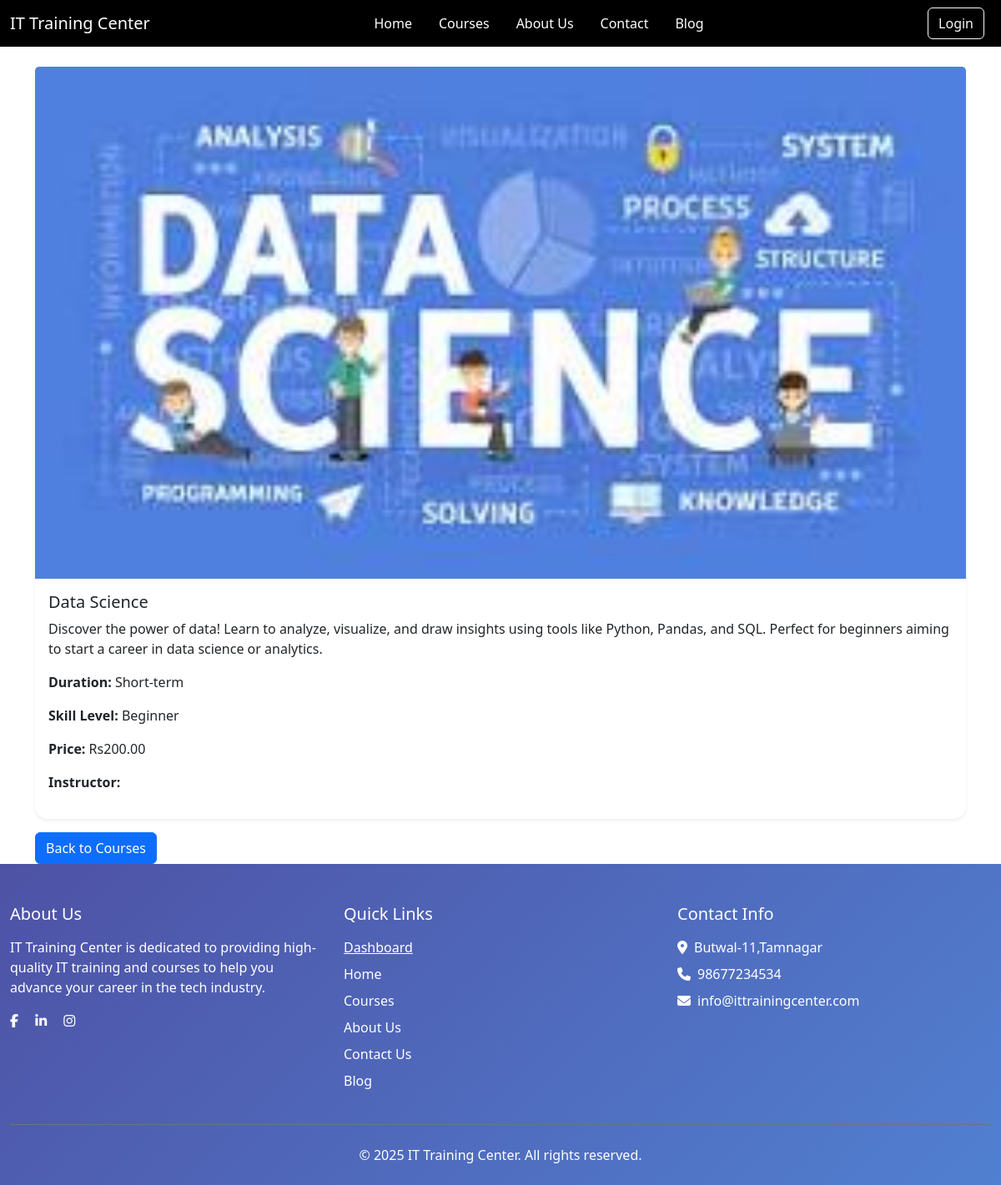
Before: /instructor/view_course/4 with the older database file.
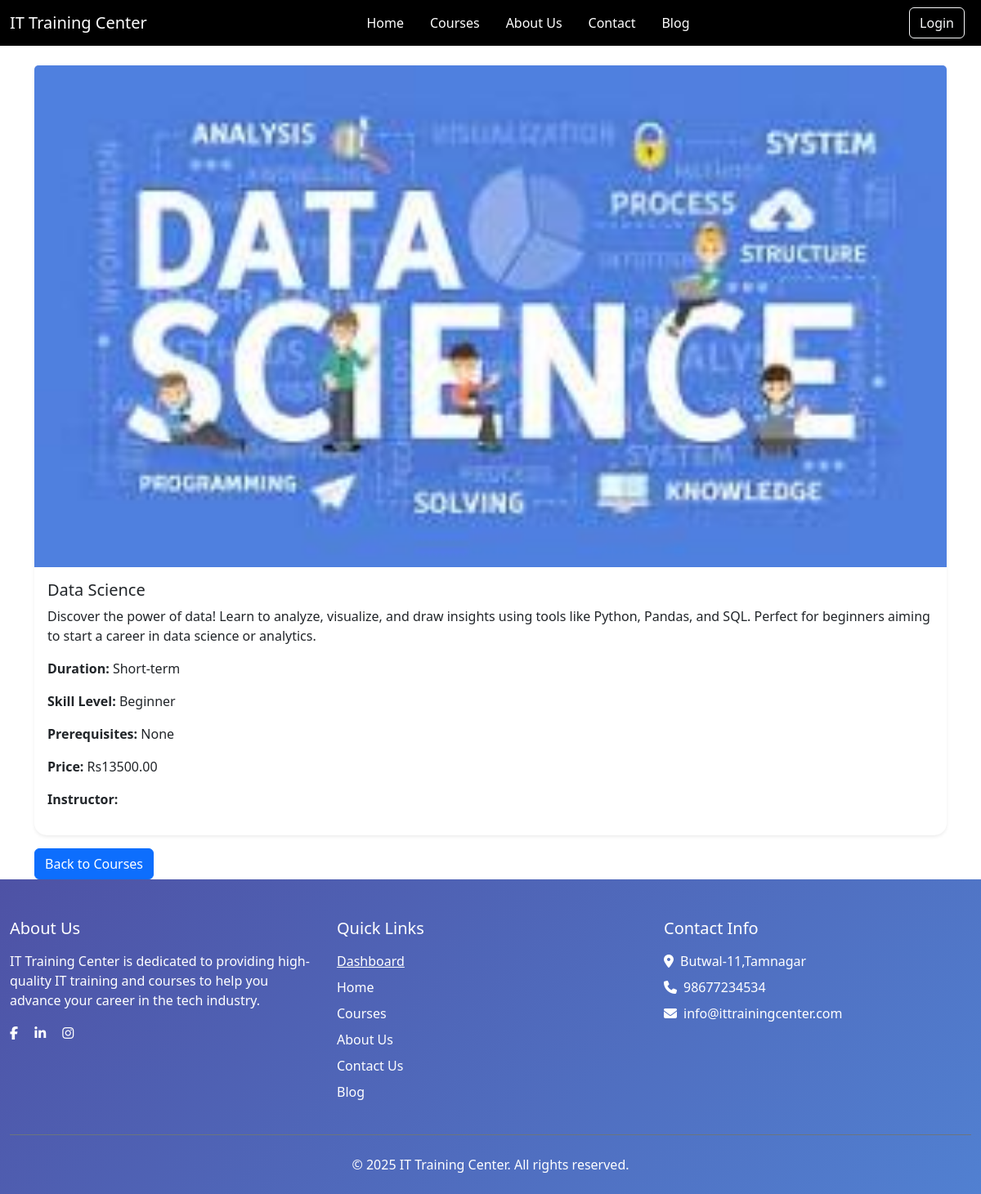
After: the same page with the newer database file.
### myapp/models.py (models this page shows, shortened)
class Course(models.Model):
    SKILL_LEVEL_CHOICES = [
        ('beginner', 'Beginner'),
        ('intermediate', 'Intermediate'),
        ('advanced', 'Advanced'),
    ]
    DURATION_CHOICES = [
        ('short-term', 'Short-term'),
        ('long-term', 'Long-term'),
    ]
    instructor = models.ForeignKey(
    settings.AUTH_USER_MODEL,
    on_delete=models.CASCADE,
    null=True,
    blank=True,
    related_name='courses'
)
    title = models.CharField(max_length=200)
    description = models.TextField()
    duration = models.CharField(max_length=20, choices=DURATION_CHOICES)
    skill_level = models.CharField(max_length=20, choices=SKILL_LEVEL_CHOICES)
    prerequisite = models.CharField(max_length=200, blank=True, null=True)
    price = models.DecimalField(max_digits=10, decimal_places=2)
    image = models.ImageField(upload_to='course_thumbnails/')
    promo_video_url = models.URLField(max_length=350, blank=True, null=True, help_text="YouTube/Vimeo embed URL")
    syllabus_video = models.FileField(upload_to='course_videos/', blank=True, null=True,
                                   help_text="Upload video file if not using URL")
    syllabus_text = models.TextField(blank=True, help_text="Detailed course syllabus")
    created_at = models.DateTimeField(auto_now_add=True)

### instructorapp/views.py (the view)
# urls.py: path('view_course/<int:course_id>',view_course,name='view_course'),
def view_course(request, course_id):
    course = get_object_or_404(Course, id=course_id)
    return render(request, 'instructor/view_course.html', {'course': course})

### instructorapp/templates/instructor/view_course.html (shortened to what this page needs)
{% extends "base3.html" %}
{% load static %}
{% block content %}
<div class="container">
    <div class="card shadow-sm mt-4">
        <img src="{{ course.image.url }}" class="card-img-top" alt="{{ course.title }}">
        <div class="card-body">
            <h5 class="card-title">{{ course.title }}</h5>
            <p class="card-text">{{ course.description }}</p>
            <p><strong>Duration:</strong> {{ course.get_duration_display }}</p>
            <p><strong>Skill Level:</strong> {{ course.get_skill_level_display }}</p>
            {% if course.prerequisite %}
            <p><strong>Prerequisites:</strong> {{ course.prerequisite }}</p>
            {% endif %}
            <p><strong>Price:</strong> Rs{{ course.price }}</p>
            <p><strong>Instructor:</strong> {{ course.instructor.get_full_name }}</p>
        </div>
    </div>
    <a href="{% url 'my_courses' %}" class="btn btn-primary mt-3">Back to Courses</a>
</div>
{% endblock content %}

Changed rows visible on the page:
changed Course "Data Science": prerequisite (not shown) → "None"; price "200.00" → "13500.00"
Other visible differences:
text now shown: "Prerequisites:"
